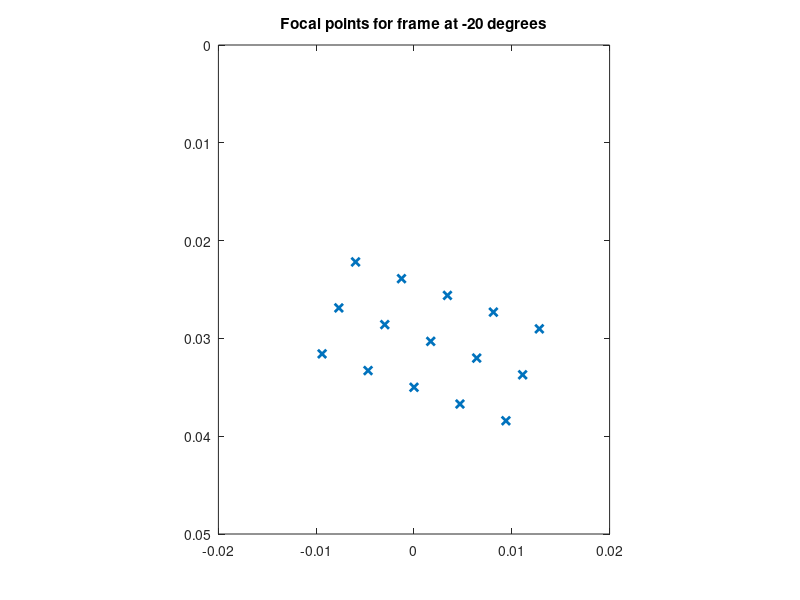
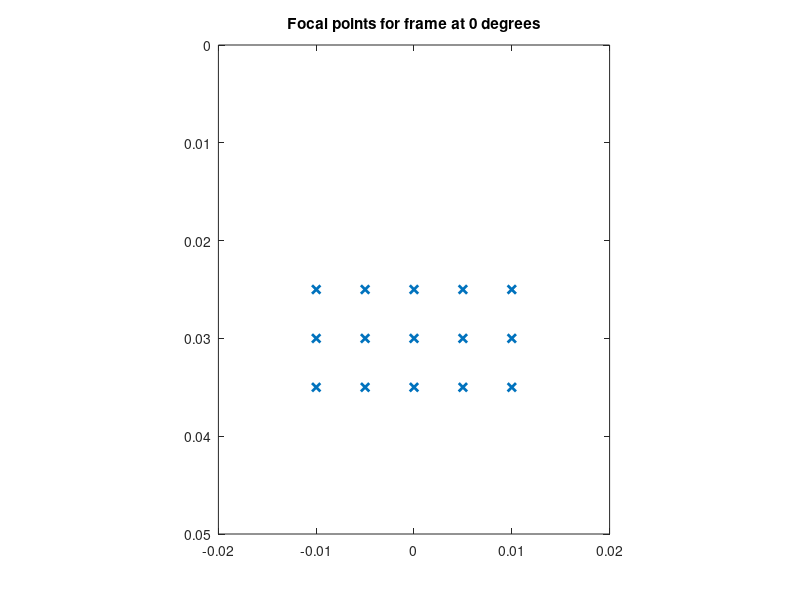
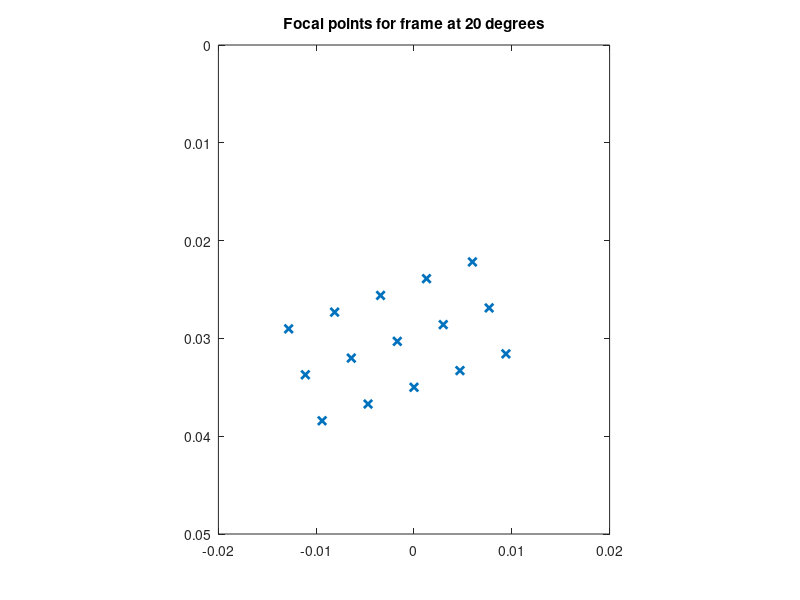
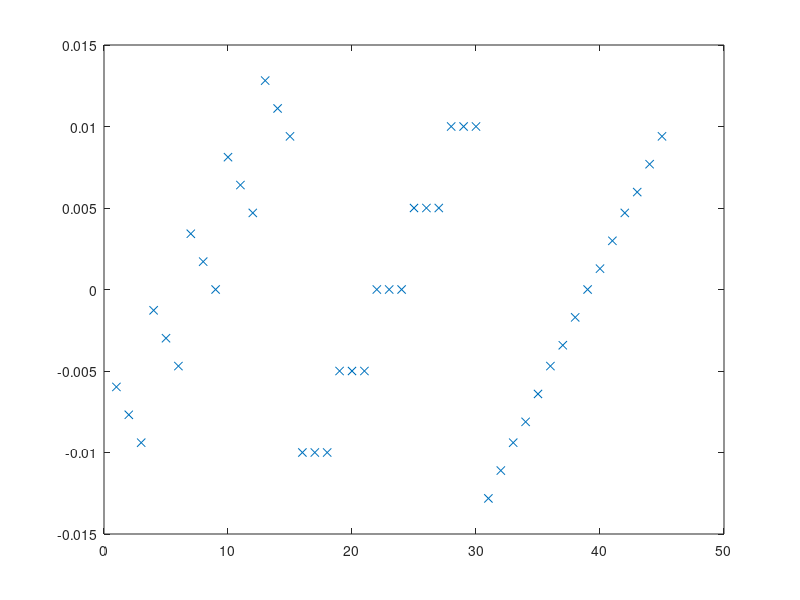

Reproduce these figures in MATLAB, in order.
close all; clear all;

r = 3.5;
th = [-20:20:20].*pi/180;
rangex = [-1 1]; % focal range of x [cm]
rangez = [2.5 3.5]; % focal range of z relative to scan rad [cm]
apertureL = [-2 2];
im_depth = [0 5];

% rangex = -1;
% rangez = 3;

if length(rangex) == 1 & length(rangez) ==1
    gridx = rangex;
    gridz = rangez;
else
    gridx = rangex(1):0.5:rangex(2);
    gridz = rangez(1):0.5:rangez(2);
end

focal_pts(:,:,1) = repmat(gridx,[length(gridz) 1]);
focal_pts(:,:,2) = repmat(gridz',[1 length(gridx)]);

x = focal_pts(:,:,1)./100;
z = focal_pts(:,:,2)./100;
r = r/100;

xi_tmp = zeros(size(x));
zi_tmp = zeros(size(z));
xi = zeros(size(x,1), size(x,2), length(th));
zi = zeros(size(z,1), size(z,2), length(th));

focus_rf = zeros(length(gridz),length(gridx),length(th));

for nt = 1:length(th) 
    th_i = atan(x./(r-z));
    % off axis focal points
    xi_tmp(th_i ~= 0) = -(x(th_i ~= 0)./sin(th_i(th_i ~= 0))).*sin(th(nt)-th_i(th_i ~= 0));
    zi_tmp(th_i ~= 0) = r-(x(th_i ~= 0)./sin(th_i(th_i ~= 0))).*cos(th(nt)-th_i(th_i ~= 0));
    % on axis focal points
    xi_tmp(th_i == 0) = -(r-z(th_i == 0)).*sin(th(nt));
    zi_tmp(th_i == 0) = r - (r-z(th_i == 0)).*cos(th(nt));
    % at scan center (z = r and x = 0)
    xi_tmp(isnan(th_i)) = 0;
    zi_tmp(isnan(th_i)) = r;

    xi(:,:,nt) = double(xi_tmp);
    zi(:,:,nt) = double(zi_tmp);
    
    figure;
    plot(xi_tmp(:), zi_tmp(:),'x','Linewidth',2); axis image
    set(gca,'YDir','reverse')
    xlim(apertureL.*1e-2)
    ylim(im_depth.*1e-2)
    title(['Focal points for frame at ' num2str(th(nt)*180/pi) ' degrees'])

end

figure
plot(xi(:),'x')

figure
plot(zi(:),'x')